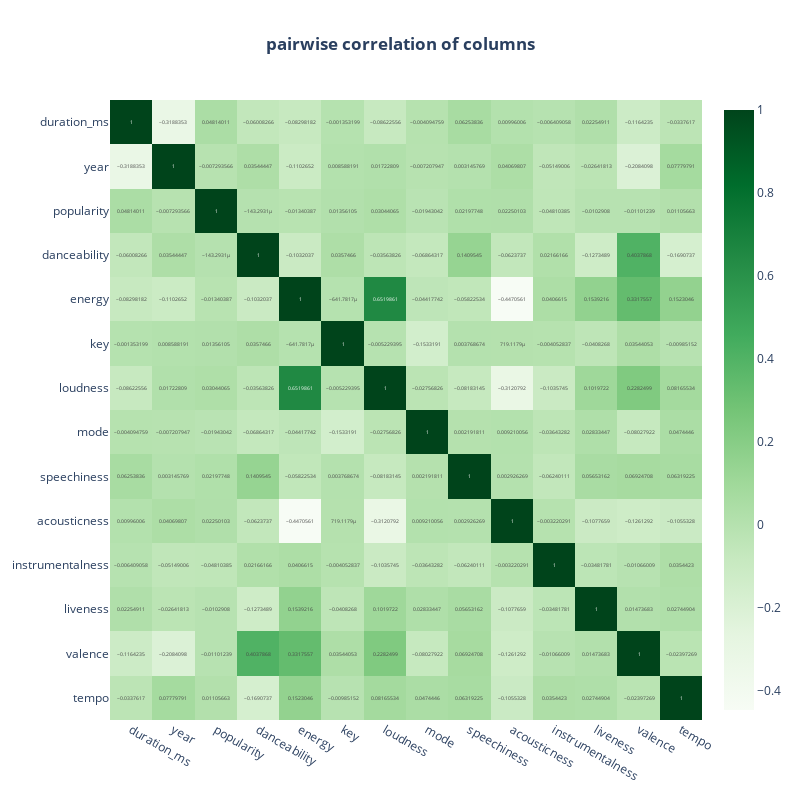

Here is the notebook cell this chart was saved with:
### Code cell
fig=px.imshow(df.select_dtypes(include=np.number).corr(),text_auto=True,height=800,width=800,color_continuous_scale=px.colors.sequential.Greens,aspect='auto',title='<b>pairwise correlation of columns')
fig.update_layout(title_x=0.5)
fig.show()

### Figure 1 — Plotly figure (JSON) as saved in the notebook; plotly's stock layout.template omitted (floating-point values rounded to 4 significant figures; data arrays with more than 128 entries replaced by an {"elided": "..."} marker saying what was removed)
{"data": [{"coloraxis": "coloraxis", "name": "0", "texttemplate": "%{z}", "x": ["duration_ms", "year", "popularity", "danceability", "energy", "key", "loudness", "mode", "speechiness", "acousticness", "instrumentalness", "liveness", "valence", "tempo"], "y": ["duration_ms", "year", "popularity", "danceability", "energy", "key", "loudness", "mode", "speechiness", "acousticness", "instrumentalness", "liveness", "valence", "tempo"], "z": {"elided": "14x14 float values"}, "type": "heatmap", "xaxis": "x", "yaxis": "y", "hovertemplate": "x: %{x}<br>y: %{y}<br>color: %{z}<extra></extra>"}], "layout": {"xaxis": {"anchor": "y", "domain": [0, 1]}, "yaxis": {"anchor": "x", "domain": [0, 1], "autorange": "reversed"}, "coloraxis": {"colorscale": [[0, "rgb(247,252,245)"], [0.125, "rgb(229,245,224)"], [0.25, "rgb(199,233,192)"], [0.375, "rgb(161,217,155)"], [0.5, "rgb(116,196,118)"], [0.625, "rgb(65,171,93)"], [0.75, "rgb(35,139,69)"], [0.875, "rgb(0,109,44)"], [1, "rgb(0,68,27)"]]}, "title": {"text": "<b>pairwise correlation of columns", "x": 0.5}, "height": 800, "width": 800}}
